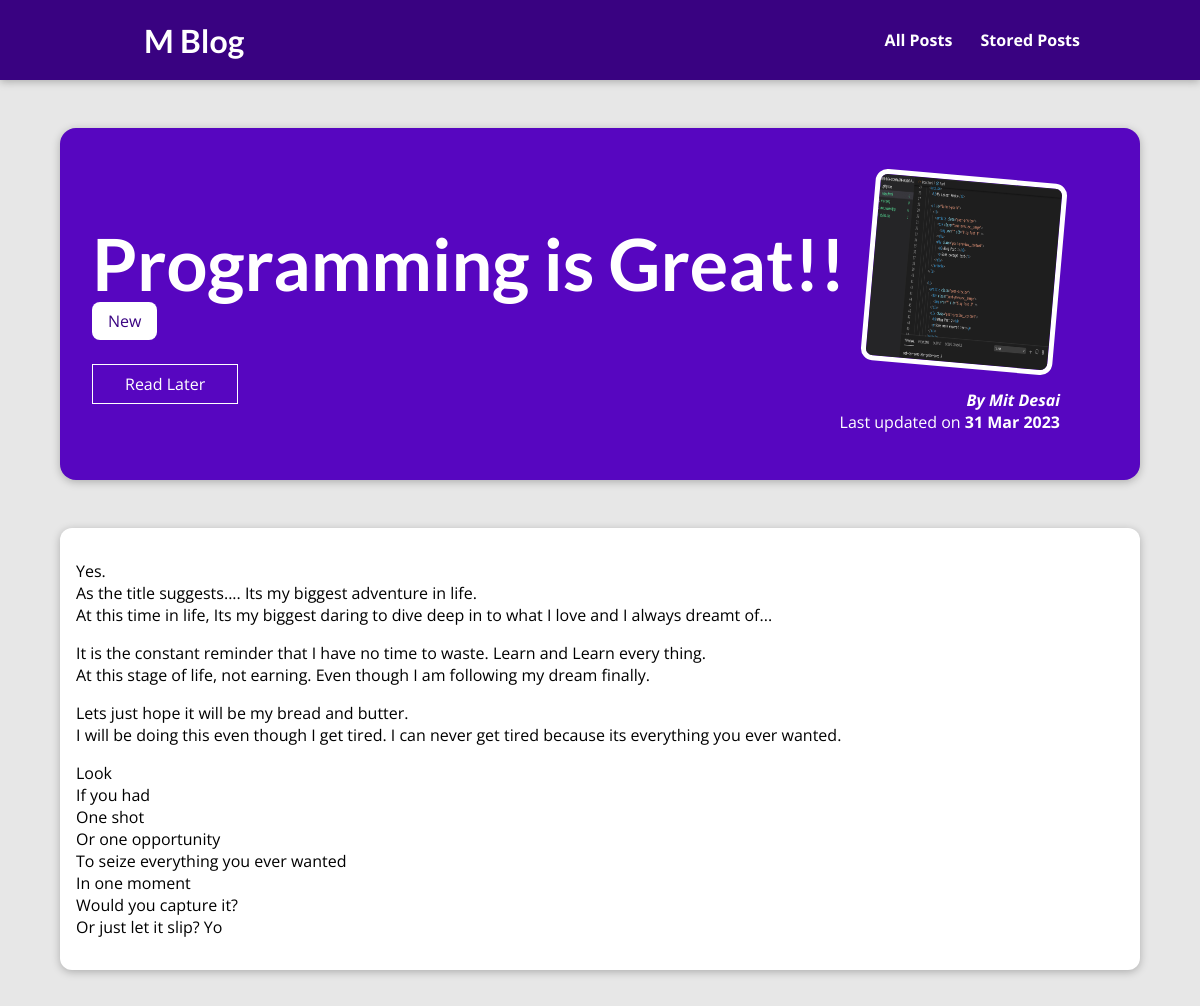
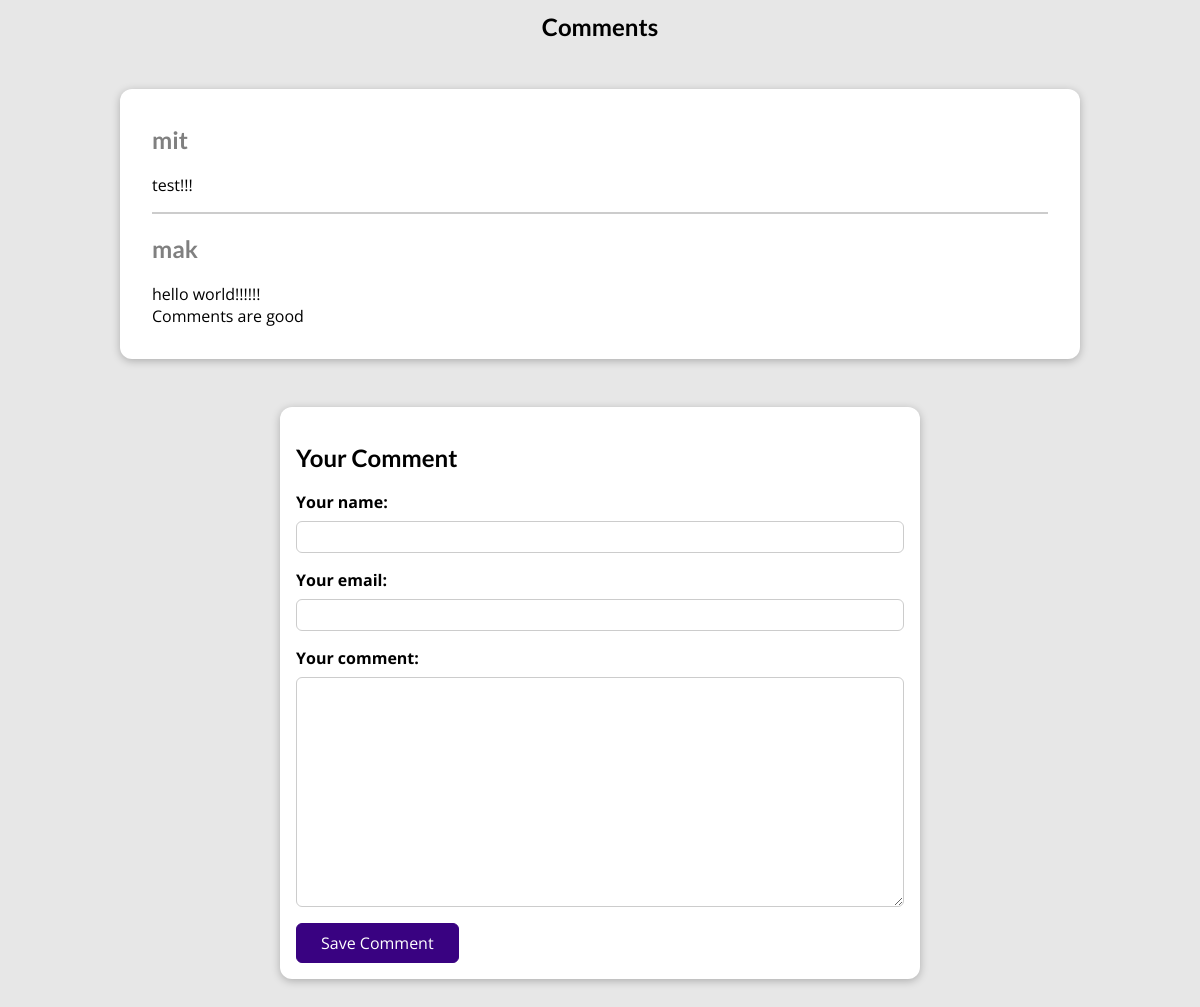
Page /posts/programming-is-fun on the committed database (2 pictures, top to bottom).
### blog/models.py (models this page shows, shortened)
class Post(models.Model):
    title = models.CharField(max_length=150)
    excerpt = models.CharField(max_length=300)
    image = models.ImageField(upload_to="posts", null=True)
    date = models.DateField(auto_now=True)
    slug = models.SlugField(unique=True, db_index=True)
    content = models.TextField(validators=[MinLengthValidator(10)])
    author = models.ForeignKey(
        Author, on_delete=models.SET_NULL, null=True, related_name='posts')
    tags = models.ManyToManyField(Tag)

class Tag(models.Model):
    caption = models.CharField(max_length=20)

class Author(models.Model):
    first_name = models.CharField(max_length=100)
    last_name = models.CharField(max_length=100)
    email_address = models.EmailField()
    def full_name(self):
        return f"{self.first_name} {self.last_name}"
    def __str__(self) -> str:
        return self.full_name()

class Comment(models.Model):
    user_name = models.CharField(max_length=120)
    user_emial = models.EmailField()
    text = models.TextField(max_length=400)
    post = models.ForeignKey(
        Post, on_delete=models.CASCADE, related_name="comments")

### blog/views.py (the view, shortened to what this page needs)
# urls.py: path("posts/<slug:slug>", views.SinglePostView.as_view(),
class SinglePostView(View):
    def is_stored_post(self, request, post_id):
        stored_posts = request.session.get("stored_posts")
        if stored_posts is not None:
            is_saved_for_later = post_id in stored_posts
        else:
            is_saved_for_later = False
        return is_saved_for_later
    def get(self, request, slug):
        post = Post.objects.get(slug=slug)
        context = {
            "post": post,
            "post_tags": post.tags.all(),
            "comment_form": CommentForm(),
            'comments': post.comments.all().order_by("-id"),
            'saved_for_later': self.is_stored_post(request, post.id)
        }
        return render(request, "blog/post-detail.html", context)

### blog/forms.py
class CommentForm(forms.ModelForm):
    class Meta:
        model = Comment
        exclude = ['post']
        labels = {
            "user_name": "Your name",
            "user_emial": "Your email",
            "text": "Your comment"
        }

### blog/templates/blog/post-detail.html (shortened to what this page needs)
{% extends 'base.html' %}
{% load static %}
{% block css_files %}
<link rel="stylesheet" href="{% static 'blog/post-detail.css' %}">
{% endblock %}
{% block content %}
<section id ="summary">
    <h2>
        {{ post.title }}
    </h2>
    <div>
        {% for tag in post_tags %}
        <span class= "tag">{{ tag.caption }}</span>
        {% endfor %}
    </div>
    <div id="read-later">
        <form action="{% url 'read-later' %}" method = "POST">
            <button>
                {% if saved_for_later %}
                Remove from "Read Later" List
                {% else %}
                Read Later
                {% endif %}
            </button>
        </form>
    </div>
    <article>
        <img src="{{ post.image.url }}" alt="post.title">
        <address>By <a href="mailto:{{ post.author.email_address }}">{{ post.author }}</a></address>
        <div>
            Last updated on <time>{{ post.date|date:"d M Y" }}</time>
        </div>
    </article>
</section>
<main>
    {{ post.content|linebreaks }}
</main>
<center>
<span><h2>Comments</h2></span></center>
<section id="comments">
    <ul>
        {% for comment in comments %}
        <li>
            <h2>{{ comment.user_name }}</h2>
            <p>{{ comment.text|linebreaks }}</p>
        </li>
        {% endfor %}
    </ul>
</section>
<section id = "comment-form">
    <h2>Your Comment</h2>
    <form action="{% url 'post-detail-page' post.slug %}" method="POST">
        {% for form_field in comment_form %}
        <div class = "form-control {% if form_field.errors %}invalid{% endif %}">
            {{ form_field.label_tag }}
            {{ form_field }}
        </div>
        {% endfor %}
        <button>Save Comment</button>
    </form>
</section>
{% endblock %}

### templates/base.html (shortened to what this page needs)
{% load static %}
<!DOCTYPE html>
<html lang="en">
  <head>
    <link rel="stylesheet" href="{% static "app.css"%}"/>
    {% block css_files %}{% endblock %}
  </head>
  <body>
    <header id="main-navigation">
      <h1><a href="{% url "starting-page"%}">M Blog</a></h1>
      <nav>
          <a href="{% url "posts-page"%}">All Posts</a>
          <a href="{% url "read-later"%}">Stored Posts</a>
      </nav>
  </header>
    {% block content %}
    {% endblock %}
  </body>
</html>

### static/app.css (style rules this page uses)
* { box-sizing: border-box; }
html { font-family: 'Open Sans', 'Lato', sans-serif; }
body { margin: 0; }
h1, h2, h3 { font-family: 'Lato', sans-serif; font-weight: bold; }
#main-navigation { width: 100%; height: 5rem; display: flex; justify-content: space-between; align-items: center; padding: 0 10%; position: absolute; top: 0; left: 0; }
#main-navigation a { text-decoration: none; color: white; font-weight: bold; }
#main-navigation a { text-decoration: none; color: white; font-weight: bold; margin-left: 1.5rem; }

### blog/static/blog/post-detail.css (style rules this page uses)
body { background-color: #e7e7e7; }
#main-navigation { background-color: #390281; box-shadow: 0 2px 8px rgba(0, 0, 0, 0.25); }
#summary { margin: 8rem auto 3rem auto; padding: 2rem; width: 90%; max-width: 90rem; border-radius: 16px; background-color: #5706c0; position: relative; box-shadow: 0 2px 8px rgba(0, 0, 0, 0.25); height: 22rem; }
#summary h2 { color: white; font-size: 4.5rem; margin-bottom: 0.25rem; }
#summary article { position: absolute; top: 2rem; right: 3rem; padding: 1rem 2rem; border-radius: 12px; text-align: right; color: white; }
#summary article img { width: 12rem; height: 12rem; border-radius: 12px; transform: rotateZ(5deg); border: 5px solid white; margin-bottom: 1rem; }
#summary address { font-weight: bold; }
#summary a { color: white; text-decoration: none; }
#summary time { font-weight: bold; }
#read-later { margin: 2rem 0; }
#read-later button { background-color: transparent; border: 1px solid white; padding: 0.5rem 2rem; font: inherit; color: white; cursor: pointer; }
main { width: 90%; max-width: 90rem; margin: 3rem auto; background-color: white; padding: 1rem; border-radius: 12px; box-shadow: 0 2px 8px rgba(0, 0, 0, 0.25); }
.tag { background-color: white; color: #390281; padding: 0.5rem 1rem; border-radius: 8px; }
#comment-form { margin: 3rem auto; width: 90%; max-width: 40rem; border-radius: 12px; background-color: white; box-shadow: 0 2px 8px rgba(0, 0, 0, 0.25); padding: 1rem; }
#comment-form button { font: inherit; background-color: #390281; color: white; border : 1px solid #390281; padding : 0.5rem 1.5rem; border-radius: 6px; cursor: pointer; }
.form-control { margin-bottom : 1rem ; }
.form-control label { font-weight: bold; margin-bottom: 0.5rem; display: block; }
.form-control input, .form-control textarea { display: block; width: 100%; font: inherit; padding: 0.25rem; border-radius: 6px; border: 1px solid #ccc; }
#comments { margin: 3rem auto; width: 90%; max-width: 60rem; border-radius: 12px; background-color: white; box-shadow: 0 2px 8px rgba(0, 0, 0, 0.25); padding: 1rem 2rem; }
#comments ul { list-style: none; margin: 0; padding: 0; }
#comments li { margin-bottom: 1rem; border-bottom: 2px solid #ccc; }
#comments li:last-of-type { border-bottom: none; }
#comments h2 { color: grey; }

### rows in the picture
Post: title "Programming is Great!!", image (picture), author "Mit Desai", date "31 Mar 2023", content "Yes. As the title suggests.... Its my biggest adventure in life. At this time in life, Its my biggest daring to dive deep in to what I love and I always dreamt of... It is the constant reminder that I have no time to waste. Learn and Learn every thing. At this stage of life, not earning. Even though I am following my dream finally. Lets just hope it will be my bread and butter. I will be doing this even though I get tired. I can never get tired because its everything you ever wanted. Look If you had One shot Or one opportunity To seize everything you ever wanted In one moment Would you capture it? Or just let it slip? Yo"
Tag: caption "New"
Comment: user_name "mit", text "test!!!"
Comment: user_name "mak", text "hello world!!!!!! Comments are good"
